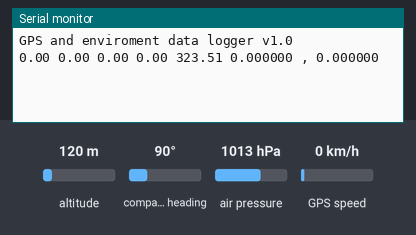
This sketch was run on a simulated Arduino Uno, built with avr-gcc and run on an emulated ATmega328P. Shown: the last lines printed to the serial monitor. Inputs (shaded band) come from the test bench; at power-on: air pressure 1013 hPa, altitude 120 m, compass heading 90°, GPS speed 0 km/h. Storage starts empty; the GPS gets a fix after 3 s at 37.7749, -122.4194 with 8 satellites.

Above: at 1.8 s.
1.9 s: air pressure set to 952 hPa
At 2.9 s:
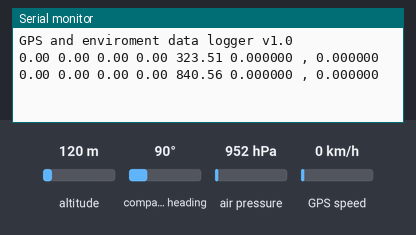
3.4 s: air pressure set to 975 hPa
At 4.7 s:
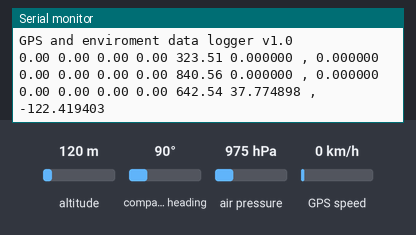
Timing chart, 0 to 6.4 s (numbered marks = the images above; inputs shaded):
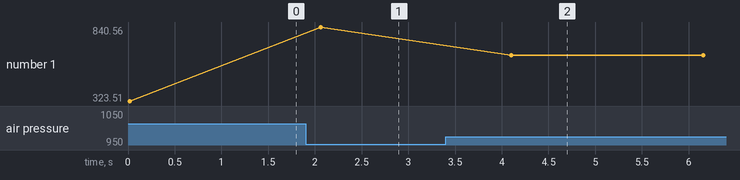

Measured:
- after the input at 1.9 s, the serial monitor: prints a new line after 0.16 s (image 1)
- after the input at 3.4 s, the serial monitor: prints a new line after 0.70 s (image 2)
- plotted number 1: 323.51 → 840.56 after the input at 1.9 s, 840.56 → 642.54 after the input at 3.4 s

The sketch:

bme680test_v001.ino
```cpp
#include <TinyGPS++.h>
#include <SoftwareSerial.h>
#include <Wire.h>
#include <SPI.h>
#include <SD.h>
#include <Adafruit_Sensor.h>
#include "Adafruit_BME680.h"

#define BME_SCK 13
#define BME_MISO 12
#define BME_MOSI 11
#define BME_CS 10

#define SEALEVELPRESSURE_HPA (1052.75)
const int chipSelect = 4;
static const int RXPin = 5, TXPin = 3;
static const uint32_t GPSBaud = 9600;

TinyGPSPlus gps;
SoftwareSerial ss(RXPin, TXPin);
File dataFile;
Adafruit_BME680 bme; // I2C
void setup() {
  Serial.begin(115200);
  while (!Serial) {
    ;
  }

  Serial.print("GPS and enviroment data logger v1.0 ");
  Serial.println();
  ss.begin(GPSBaud);
  !bme.begin();
  !SD.begin(chipSelect);
  {
    }

  bme.setTemperatureOversampling(BME680_OS_8X);
  bme.setHumidityOversampling(BME680_OS_2X);
  bme.setPressureOversampling(BME680_OS_4X);
  bme.setIIRFilterSize(BME680_FILTER_SIZE_3);
  bme.setGasHeater(320, 150); // 320*C for 150 ms
}
void loop() {

  Serial.print(bme.temperature);
  Serial.print(" ");
  Serial.print(bme.pressure / 100.0);
  Serial.print(" ");
  Serial.print(bme.humidity);
  Serial.print(" ");
  Serial.print(bme.gas_resistance / 1000.0);
  Serial.print(" ");
  Serial.print(bme.readAltitude(SEALEVELPRESSURE_HPA));
  Serial.print(" ");


  while (ss.available() > 0)
    gps.encode(ss.read());
    Serial.print(gps.location.lat(), 6);
 Serial.print(" , ");
 Serial.print(gps.location.lng(), 6);
 Serial.println();
delay(1000);

File dataFile = SD.open("datalog.txt", FILE_WRITE);

  // if the file is available, write to it:
  if (dataFile) {
   dataFile.print(bme.temperature);
   dataFile.print(" ");
   dataFile.print(bme.pressure / 100.0);
   dataFile.print(" ");
   dataFile.print(bme.humidity);
   dataFile.print(" ");
   dataFile.print(bme.gas_resistance / 1000.0);
   dataFile.print(" ");
   dataFile.print(bme.readAltitude(SEALEVELPRESSURE_HPA));
   dataFile.print(" ");
   dataFile.print(gps.location.lat(), 6);
   dataFile.print(" , ");
   dataFile.print(gps.location.lng(), 6);
   dataFile.println("");
    dataFile.close();
    }
    else {
    Serial.println("error opening datalog.txt");
  }
  delay(1000);
}
```
